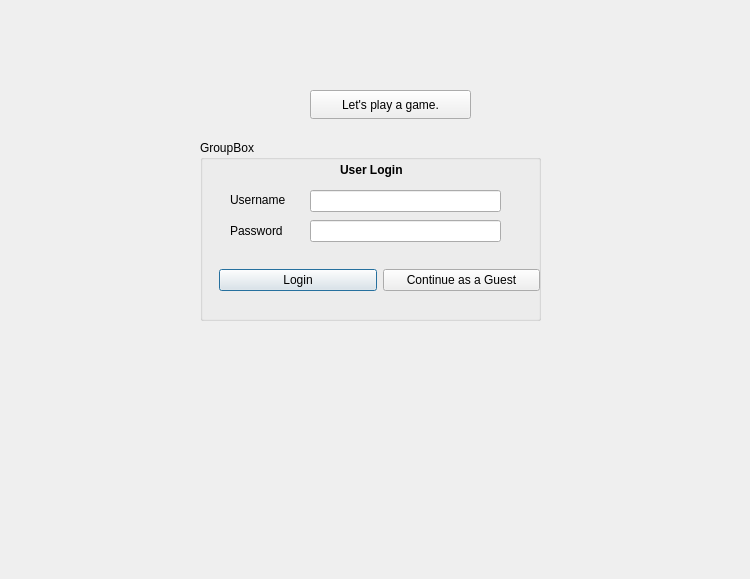
<?xml version="1.0" encoding="UTF-8"?>
<ui version="4.0">
 <class>loginwindow2</class>
 <widget class="QDialog" name="loginwindow2">
  <property name="geometry">
   <rect>
    <x>0</x>
    <y>0</y>
    <width>750</width>
    <height>579</height>
   </rect>
  </property>
  <property name="windowTitle">
   <string>Login</string>
  </property>
  <widget class="QGroupBox" name="groupBox">
   <property name="geometry">
    <rect>
     <x>200</x>
     <y>140</y>
     <width>341</width>
     <height>181</height>
    </rect>
   </property>
   <property name="title">
    <string>GroupBox</string>
   </property>
   <widget class="QLabel" name="label">
    <property name="geometry">
     <rect>
      <x>30</x>
      <y>50</y>
      <width>81</width>
      <height>20</height>
     </rect>
    </property>
    <property name="text">
     <string>Username</string>
    </property>
   </widget>
   <widget class="QLabel" name="label_2">
    <property name="geometry">
     <rect>
      <x>30</x>
      <y>80</y>
      <width>81</width>
      <height>21</height>
     </rect>
    </property>
    <property name="text">
     <string>Password</string>
    </property>
   </widget>
   <widget class="QLabel" name="label_3">
    <property name="geometry">
     <rect>
      <x>140</x>
      <y>20</y>
      <width>81</width>
      <height>20</height>
     </rect>
    </property>
    <property name="text">
     <string>&lt;html&gt;&lt;head/&gt;&lt;body&gt;&lt;p&gt;&lt;span style=&quot; font-weight:700;&quot;&gt;User Login&lt;/span&gt;&lt;/p&gt;&lt;/body&gt;&lt;/html&gt;</string>
    </property>
   </widget>
   <widget class="QLineEdit" name="lineEdit_username">
    <property name="geometry">
     <rect>
      <x>110</x>
      <y>50</y>
      <width>191</width>
      <height>22</height>
     </rect>
    </property>
   </widget>
   <widget class="QLineEdit" name="lineEdit_password">
    <property name="geometry">
     <rect>
      <x>110</x>
      <y>80</y>
      <width>191</width>
      <height>22</height>
     </rect>
    </property>
    <property name="echoMode">
     <enum>QLineEdit::Password</enum>
    </property>
   </widget>
   <widget class="QWidget" name="horizontalLayoutWidget">
    <property name="geometry">
     <rect>
      <x>19</x>
      <y>100</y>
      <width>321</width>
      <height>80</height>
     </rect>
    </property>
    <layout class="QHBoxLayout" name="horizontalLayout">
     <item>
      <widget class="QPushButton" name="LoginButton">
       <property name="text">
        <string>Login</string>
       </property>
      </widget>
     </item>
     <item>
      <widget class="QPushButton" name="Guest">
       <property name="text">
        <string>Continue as a Guest</string>
       </property>
      </widget>
     </item>
    </layout>
   </widget>
  </widget>
  <widget class="QPushButton" name="gameOn">
   <property name="geometry">
    <rect>
     <x>310</x>
     <y>90</y>
     <width>161</width>
     <height>29</height>
    </rect>
   </property>
   <property name="text">
    <string>Let's play a game.</string>
   </property>
  </widget>
 </widget>
 <resources/>
 <connections>
  <connection>
   <sender>LoginButton</sender>
   <signal>clicked()</signal>
   <receiver>loginwindow2</receiver>
   <slot>onPushButtonClicked()</slot>
   <hints>
    <hint type="sourcelabel">
     <x>409</x>
     <y>270</y>
    </hint>
    <hint type="destinationlabel">
     <x>374</x>
     <y>289</y>
    </hint>
   </hints>
  </connection>
  <connection>
   <sender>Guest</sender>
   <signal>clicked()</signal>
   <receiver>loginwindow2</receiver>
   <slot>guestCheckout()</slot>
   <hints>
    <hint type="sourcelabel">
     <x>460</x>
     <y>279</y>
    </hint>
    <hint type="destinationlabel">
     <x>374</x>
     <y>289</y>
    </hint>
   </hints>
  </connection>
  <connection>
   <sender>gameOn</sender>
   <signal>clicked()</signal>
   <receiver>loginwindow2</receiver>
   <slot>gameOn()</slot>
   <hints>
    <hint type="sourcelabel">
     <x>390</x>
     <y>104</y>
    </hint>
    <hint type="destinationlabel">
     <x>374</x>
     <y>289</y>
    </hint>
   </hints>
  </connection>
 </connections>
 <slots>
  <slot>onPushButtonClicked()</slot>
  <slot>guestCheckout()</slot>
  <slot>gameOn()</slot>
 </slots>
</ui>
